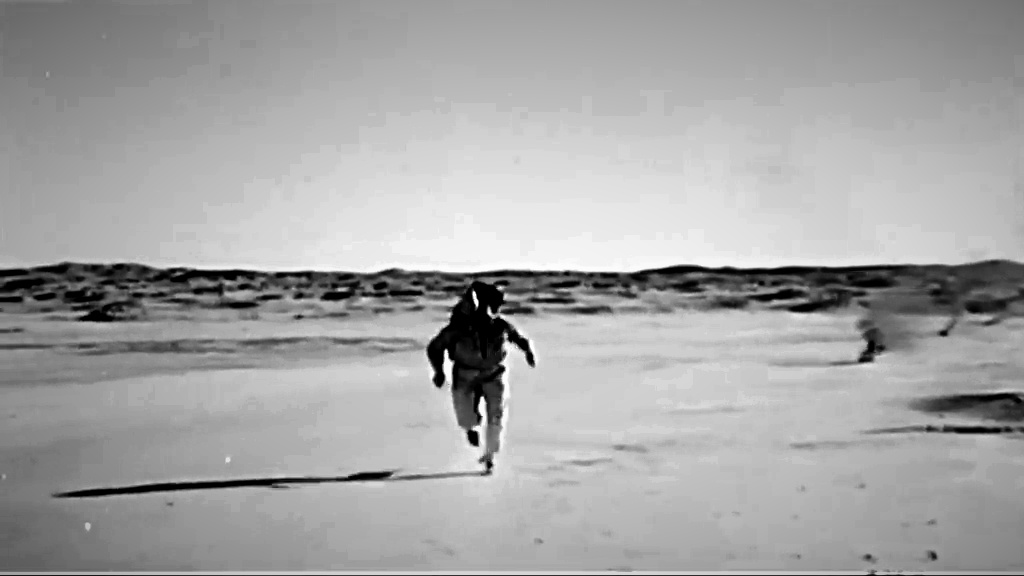
#> input picture video/papago-escape/thumbnail/desert_runner_1944.jpg, 1024 x 576 px
$ python thumbnail.py
#> lines starting #> are read from the running program, lines starting #| are printed output that depends on the picture
"""YouTube thumbnail (1280x720) in the channel's thumbnail format: one archive photo, a big caps
question, a red grease-pencil arrow at the detail that answers it, a small caps tag line.
Base photo: Jack Delano, Chicago at night, May 1943 (LoC LC-USW36-606, public domain).
Usage: python3 tools/thumbnail.py   (needs thumbnail/freight_master.tif and Barlow Condensed TTFs)"""
from pathlib import Path
import math
import numpy as np
from PIL import Image, ImageDraw, ImageFilter, ImageFont

ROOT = Path(__file__).resolve().parent.parent
T = ROOT / "thumbnail"
RED = (224, 68, 46)
W, H = 1280, 720

# [21 lines left out: function base, not called in this run]

def text(d, xy, s, size, font="Black", stroke=9, fill=(255, 255, 255), anchor="la"):
    f = ImageFont.truetype(str(T / f"BarlowCondensed-{font}.ttf"), size)
    x, y = xy
    d.text((x + 5, y + 7), s, font=f, fill=(0, 0, 0), stroke_width=stroke, stroke_fill=(0, 0, 0), anchor=anchor)
    d.text((x, y), s, font=f, fill=fill, stroke_width=stroke, stroke_fill=(0, 0, 0), anchor=anchor)

def arrow(img, pts, width=15):
    """Hand-drawn curved arrow (quadratic Bezier) ending in an open head; black outline under red."""
    (x0, y0), (cx, cy), (x1, y1) = pts
    path = [((1 - t) ** 2 * x0 + 2 * (1 - t) * t * cx + t * t * x1, (1 - t) ** 2 * y0 + 2 * (1 - t) * t * cy + t * t * y1)
            for t in np.linspace(0, 1, 60)]
    ang = math.atan2(y1 - path[-6][1], x1 - path[-6][0])
    head = [(x1 + 46 * math.cos(ang + s * 2.6), y1 + 46 * math.sin(ang + s * 2.6)) for s in (-1, 1)]
    d = ImageDraw.Draw(img)
    for col, w in (((0, 0, 0), width + 8), (RED, width)):
        d.line(path, fill=col, width=w, joint="curve")
        for h in head:
            d.line([h, (x1, y1)], fill=col, width=w)
        for p in [path[0], path[-1], *head]:
            d.ellipse([p[0] - w / 2, p[1] - w / 2, p[0] + w / 2, p[1] + w / 2], fill=col)

def tag(d, xy, s, size=40):
    """House slug: black tab with a red square."""
    f = ImageFont.truetype(str(T / "BarlowCondensed-Bold.ttf"), size)
    x, y = xy
    tw = d.textlength(s, font=f)
    d.rectangle([x, y, x + tw + 62, y + size + 18], fill=(11, 11, 11))
    d.rectangle([x + 16, y + (size + 18) / 2 - 8, x + 32, y + (size + 18) / 2 + 8], fill=RED)
    d.text((x + 44, y + 7), s, font=f, fill=(236, 233, 225))

# [45 lines left out: functions make, surrender_panel, make_split, not called in this run]


def from_image(src, name, line1, line2, small, arrow_pts, text_x=None, size=None):
    """Thumbnail from a generated/supplied image (e.g. made in ChatGPT): fit to 1280x720, B&W except the
    warm lights, caps question on the window side, red grease arrow, house tag."""
#> called with name = 'thumbnail_A', line1 = 'THE RIVER', line2 = 'WAS DRY', small = '25 GERMAN POWs · ARIZONA 1944', text_x = 60, size = 150
    im = Image.open(src).convert("RGB")
#> im is the input picture: PIL image 1024x576 RGB; min 0, max 255, mean 165
    r = max(W / im.width, H / im.height)
    im = im.resize((round(im.width * r), round(im.height * r)), Image.LANCZOS)
#> im: PIL image 1280x720 RGB
    im = im.crop(((im.width - W) // 2, (im.height - H) // 2, (im.width - W) // 2 + W, (im.height - H) // 2 + H))
    a = np.asarray(im).astype(np.float32) / 255
    lum = a @ np.array([0.299, 0.587, 0.114])
    m = np.clip((lum - 0.78) / 0.15, 0, 1)[..., None]  # only the brightest lights keep a warm tint
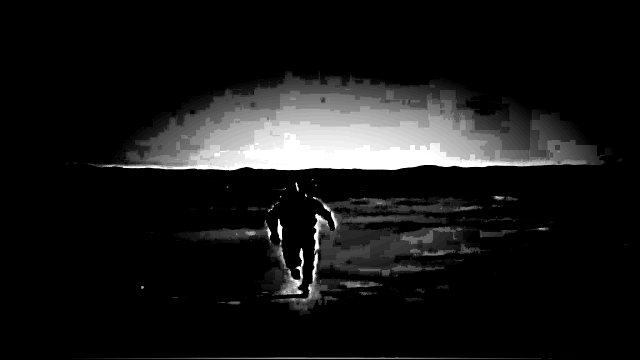
#> m: shape (720, 1280, 1) float64 (shown at 1/2 size); min 0, max 1, mean 0.094
    warm = np.clip(np.repeat(lum[..., None], 3, 2) * np.array([1.25, 1.05, 0.7]), 0, 1)
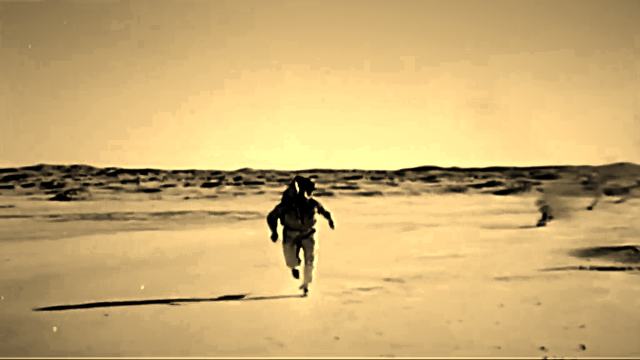
#> warm: shape (720, 1280, 3) float64 (shown at 1/2 size); mean of channels 0, 1, 2 0.796, 0.679, 0.453; drawn as R, G, B
    out = np.repeat(lum[..., None], 3, 2) * (1 - m) + warm * m
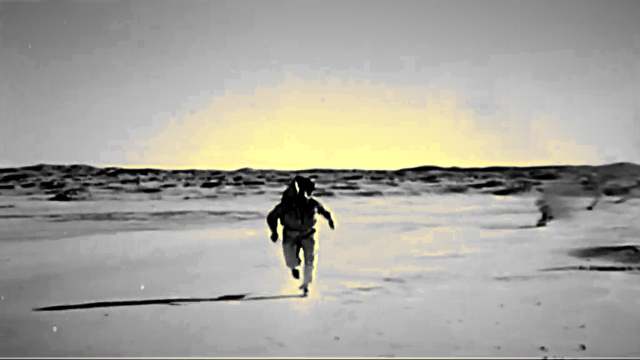
#> out: shape (720, 1280, 3) float64 (shown at 1/2 size); mean of channels 0, 1, 2 0.658, 0.651, 0.622; drawn as R, G, B
    img = Image.fromarray((np.clip(out, 0, 1) * 255).astype(np.uint8))
    d = ImageDraw.Draw(img)
    x = text_x if text_x is not None else 700
    size = size or (128 if max(len(line1), len(line2)) <= 9 else 108)
    text(d, (x, 26), line1, size)
    text(d, (x, 26 + size * 0.94), line2, size)
    arrow(img, arrow_pts)
    tag(ImageDraw.Draw(img), (52, H - 98), small)
    img.save(T / f"{name}.jpg", quality=92)
    print("wrote", T / f"{name}.jpg")


if __name__ == "__main__":
    import sys
    # Papago Park: frame 32:52 of Land and Live in the Desert (USAAF, 1944, public domain), a lone man crossing a dry flat
    src = sys.argv[1] if len(sys.argv) > 1 else T / "desert_runner_1944.jpg"
    from_image(src, "thumbnail_A", "THE RIVER", "WAS DRY", "25 GERMAN POWs · ARIZONA 1944", [(1060, 300), (1010, 500), (700, 520)], text_x=60, size=150)
    from_image(src, "thumbnail_B", "WHERE'S THE", "RIVER?", "25 GERMAN POWs · ARIZONA 1944", [(1060, 300), (1010, 500), (700, 520)], text_x=60, size=150)
#> call 2 of from_image, with name = 'thumbnail_B', line1 = "WHERE'S THE", line2 = 'RIVER?', small = '25 GERMAN POWs · ARIZONA 1944', text_x = 60, size = 150
#> call 2 of arrow, with width = 15
#> in arrow (call 2), `d = ImageDraw.Draw(img)`:
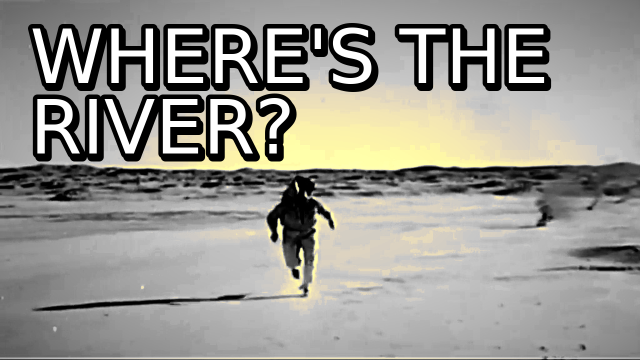
#> img: PIL image 1280x720 RGB (shown at 1/2 size); mean R, G, B 152, 150.7, 144.5
#> in from_image (call 2), `tag(ImageDraw.Draw(img), (52, H - 98), small)`:
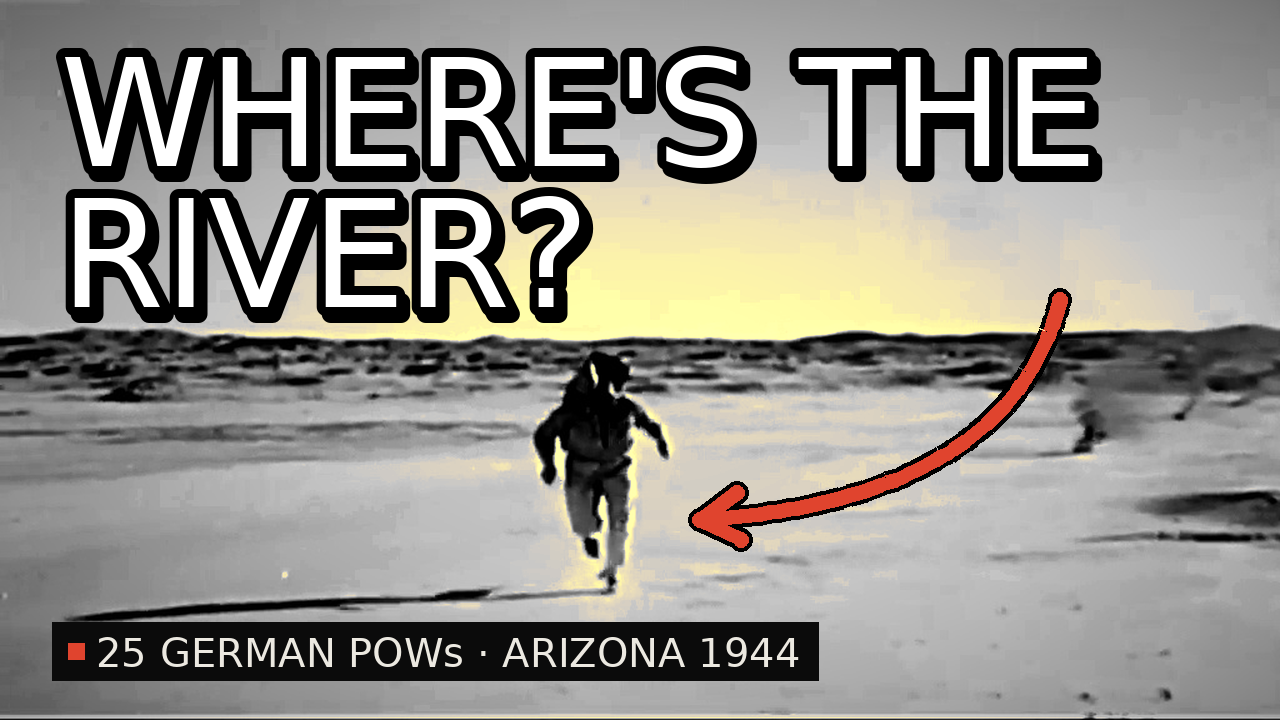
#> img: PIL image 1280x720 RGB; mean R, G, B 145.4, 142.7, 136.4

$ run again, with video/papago-escape/thumbnail/thumbnail_A.jpg copied over video/papago-escape/thumbnail/desert_runner_1944.jpg
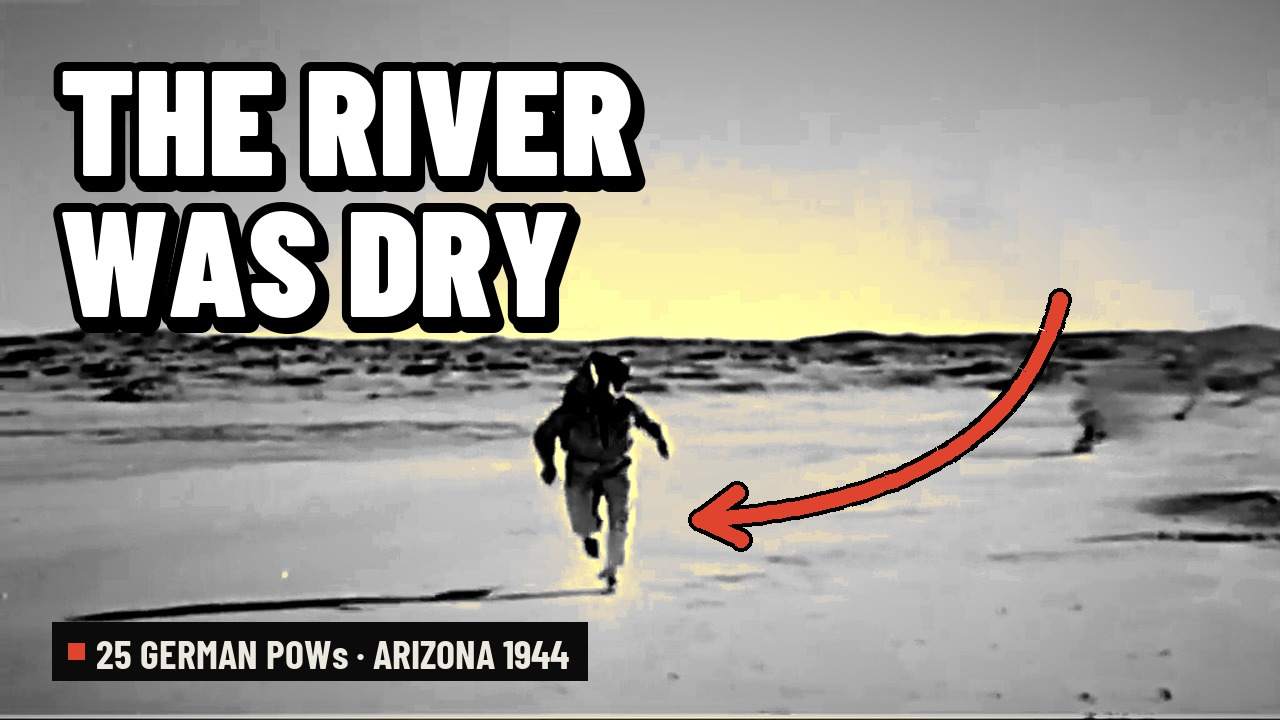
#> input picture video/papago-escape/thumbnail/thumbnail_A.jpg, 1280 x 720 px
#> in from_image, im is the input picture: PIL image 1280x720 RGB; mean R, G, B 157.5, 154.9, 149
#> in from_image, `warm = np.clip(np.repeat(lum[..., None], 3, 2) * np.array([1.25, 1.05,..`:
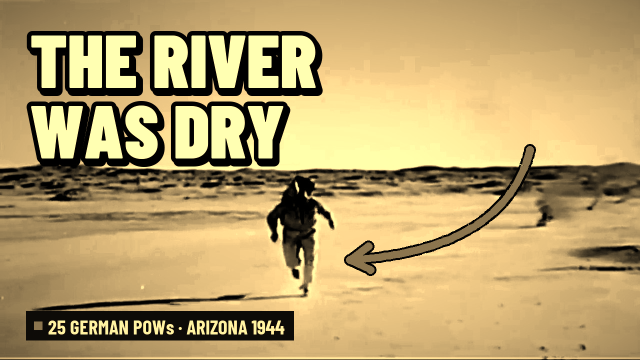
#> warm: shape (720, 1280, 3) float64 (shown at 1/2 size); mean of channels 0, 1, 2 0.727, 0.634, 0.426; drawn as R, G, B
#> in from_image (call 2), `tag(ImageDraw.Draw(img), (52, H - 98), small)`:
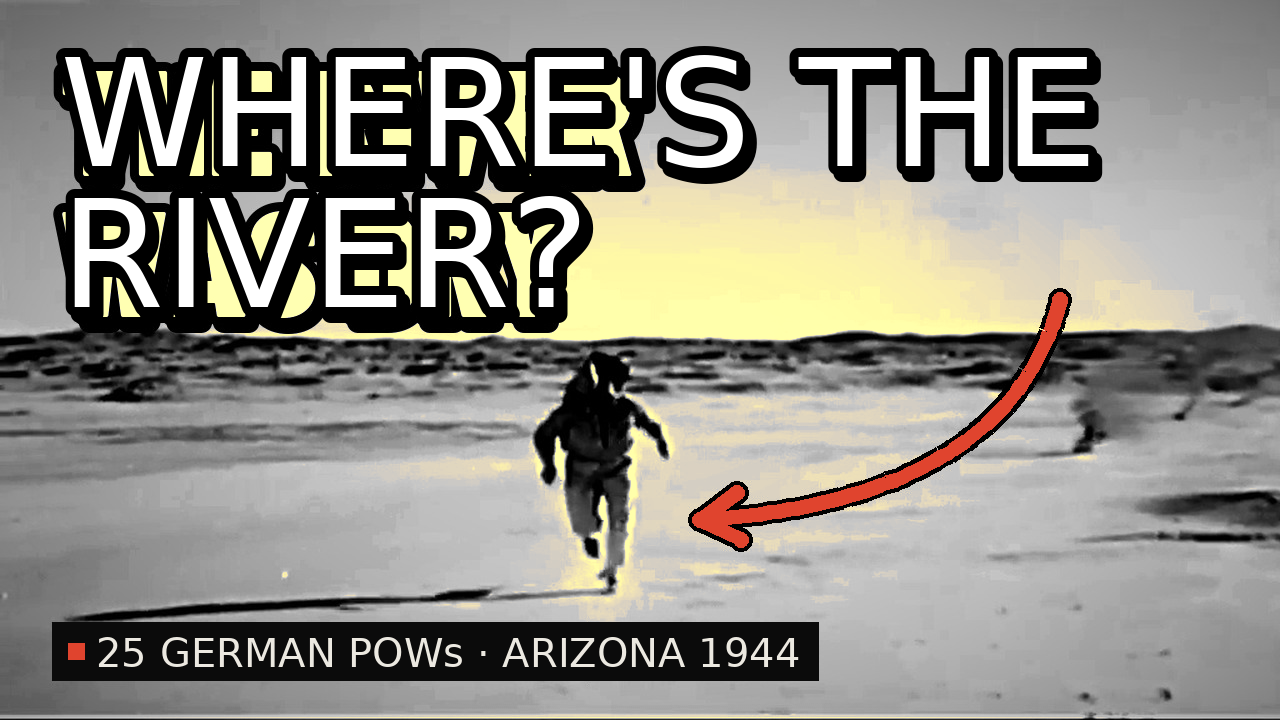
#> img: PIL image 1280x720 RGB; mean R, G, B 142.6, 140.1, 132.2

$ run again, with video/papago-escape/thumbnail/thumbnail_B.jpg copied over video/papago-escape/thumbnail/desert_runner_1944.jpg
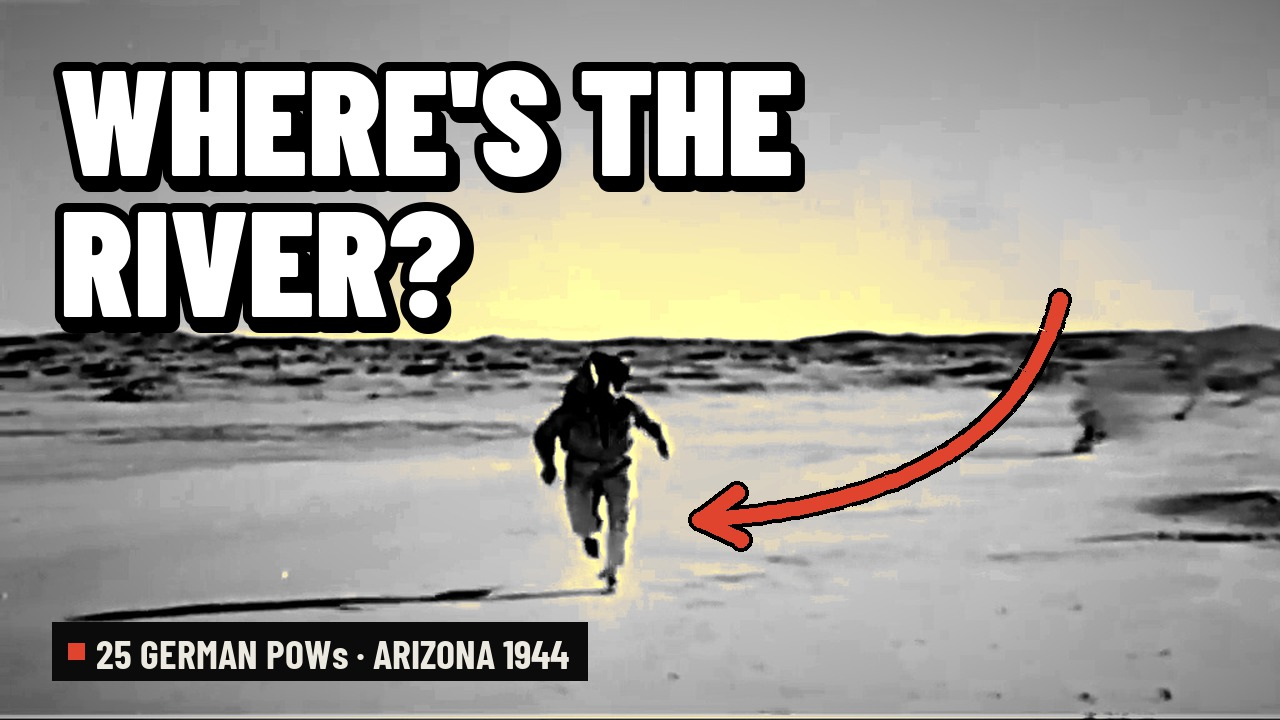
#> input picture video/papago-escape/thumbnail/thumbnail_B.jpg, 1280 x 720 px
#> in from_image, im is the input picture: PIL image 1280x720 RGB; mean R, G, B 158.1, 155.4, 148.8
#> in from_image, `warm = np.clip(np.repeat(lum[..., None], 3, 2) * np.array([1.25, 1.05,..`:
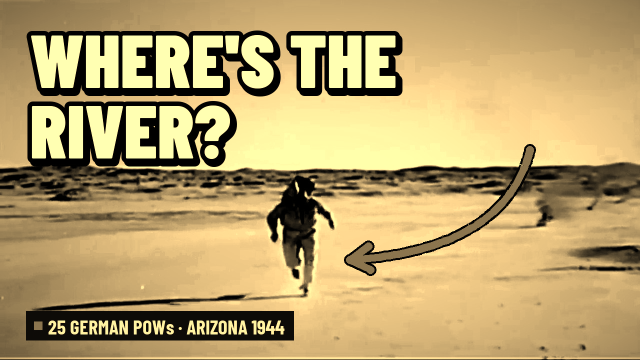
#> warm: shape (720, 1280, 3) float64 (shown at 1/2 size); mean of channels 0, 1, 2 0.726, 0.636, 0.427; drawn as R, G, B
#> in from_image (call 2), `tag(ImageDraw.Draw(img), (52, H - 98), small)`:
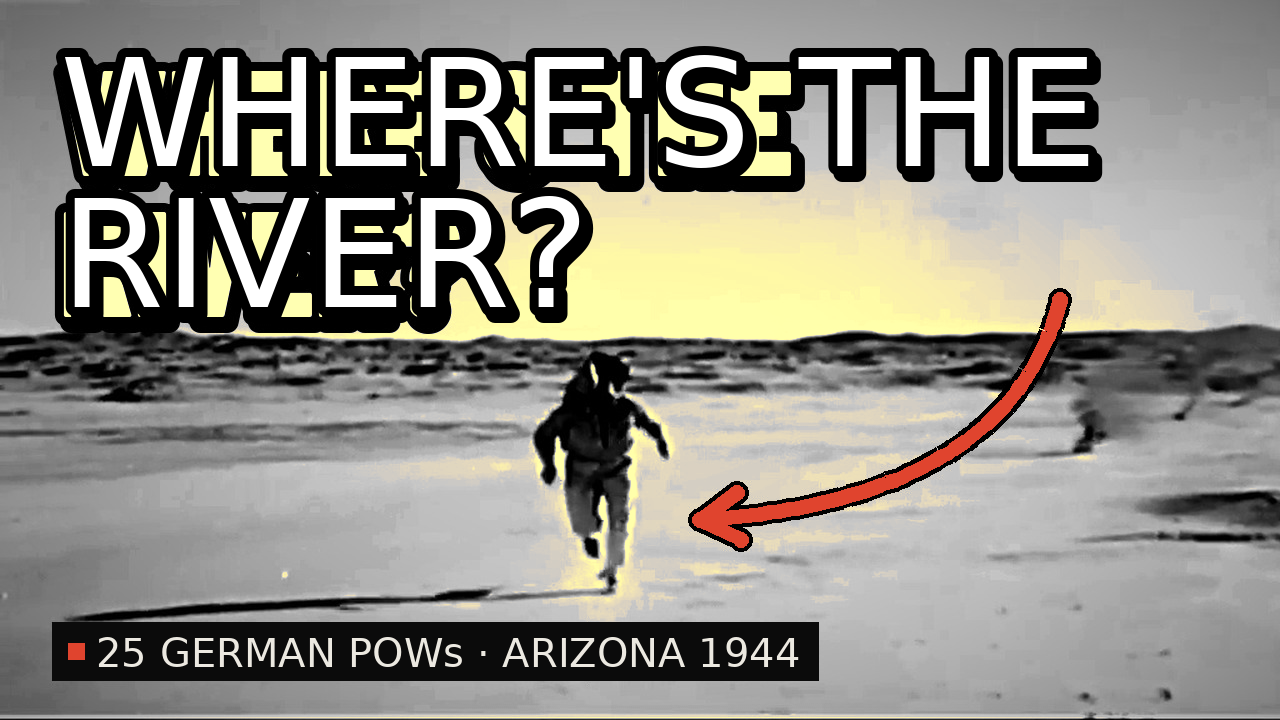
#> img: PIL image 1280x720 RGB; mean R, G, B 142.4, 139.8, 131.5
